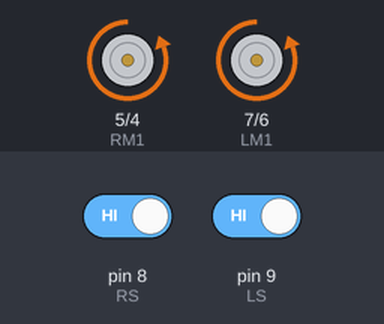
A sketch run on a simulated Arduino Uno, built with avr-gcc and run on an emulated ATmega328P. On the bench: motor-driver pin pairs drawn as motors (green arrow = first pin HIGH = forward, orange = second pin HIGH = backward, longer = more drive). The inputs (shaded band) are chosen by the test bench; at power-on: pin 8 (RS) HIGH, pin 9 (LS) HIGH.

Above: at 1.2 s.
1.3 s: pin 8 (RS) driven LOW
At 5.2 s:
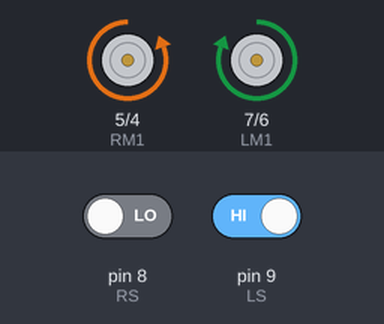
5.5 s: pin 9 (LS) driven LOW
At 6.9 s:
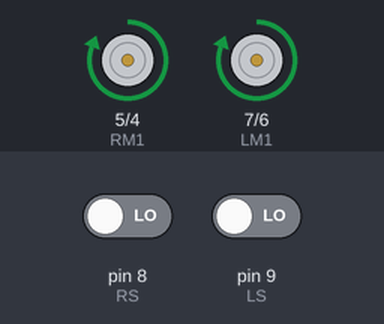
7.5 s: pin 9 (LS) driven HIGH
At 8.0 s:
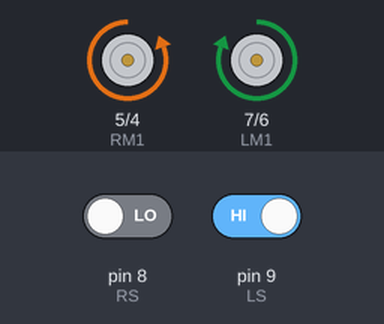
9.0 s: pin 8 (RS) driven HIGH
At 12.2 s:
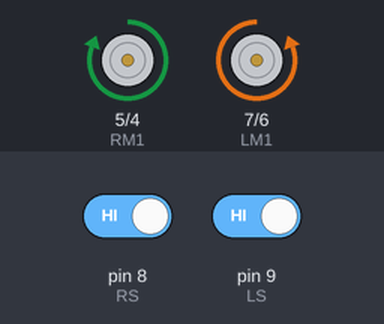
Timing chart, 0 to 15.6 s (numbered marks = the images above; inputs shaded):
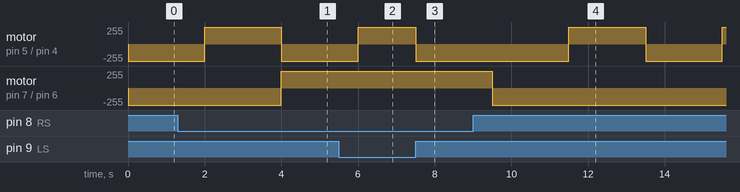

Measured:
- after the input at 1.3 s, motor on pin 7 (LM1) / pin 6 (LM2): backward 255/255 → forward 255/255 after 2.7 s
- after the input at 5.5 s, motor on pin 5 (RM1) / pin 4 (RM2): backward 255/255 → forward 255/255 after 0.50 s
- after the input at 7.5 s, motor on pin 5 (RM1) / pin 4 (RM2): forward 255/255 → backward 255/255 at once
- after the input at 9.0 s, motor on pin 5 (RM1) / pin 4 (RM2): backward 255/255 → forward 255/255 after 2.5 s, → backward 255/255 2.0 s later, → forward 255/255 2.0 s later; motor on pin 7 (LM1) / pin 6 (LM2): forward 255/255 → backward 255/255 after 0.50 s

The sketch:

EDGE-AVOIDING-ROBOT.ino
```cpp
#define LS 9 // right sensor
#define RS 8 // left sensor
//-------definning Outputs------
#define LM1 7 // right motor driver pin 14
#define LM2 6 // right motor driver pin 13
#define RM1 5 // left motor driver pin 12
#define RM2 4 // letf motor driver pin 11
void setup() {
  pinMode(LS, INPUT);
  pinMode(RS, INPUT);
  pinMode(LM1, OUTPUT);
  pinMode(LM2, OUTPUT);
  pinMode(RM1, OUTPUT);
  pinMode(RM2, OUTPUT);
}
void loop() {
  if(!digitalRead(LS) && !digitalRead(RS)) // Move Forward
  {
    digitalWrite(LM1, HIGH);
    digitalWrite(LM2, LOW);
    digitalWrite(RM1, HIGH);
    digitalWrite(RM2, LOW);
  } if(digitalRead(LS) && !digitalRead(RS)) // Turn right
  {
    digitalWrite(LM1, HIGH);
    digitalWrite(LM2, LOW);
    digitalWrite(RM1, LOW);
    digitalWrite(RM2, HIGH);
    delay(1000);
  } if(!digitalRead(LS) && digitalRead(RS)) // turn left
  {
    digitalWrite(LM1, LOW);
    digitalWrite(LM2, HIGH);
    digitalWrite(RM1, HIGH);
    digitalWrite(RM2, LOW);
    delay(1000);
  } if(digitalRead(LS) && digitalRead(RS)) // stop
  {
    digitalWrite(LM1, LOW);
    digitalWrite(LM2, HIGH);
    digitalWrite(RM1, LOW);
    digitalWrite(RM2, HIGH);
    delay(2000);
    digitalWrite(LM1, LOW);
    digitalWrite(LM2, HIGH);
    digitalWrite(RM1, HIGH);
    digitalWrite(RM2, LOW);
    delay(2000);
  }
}
```
